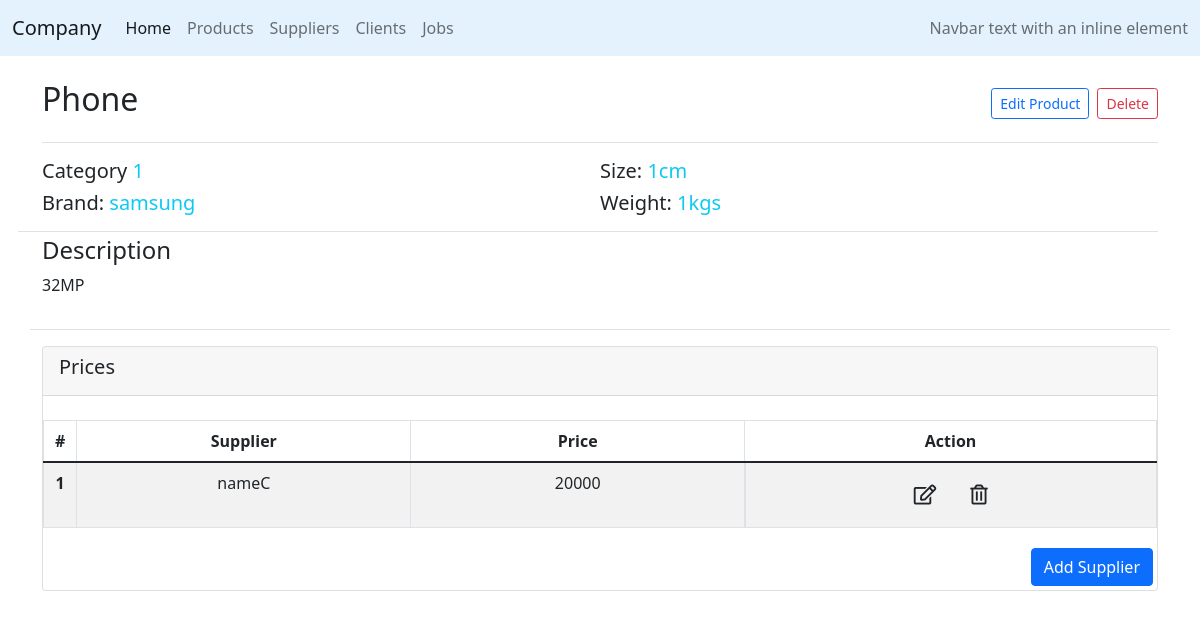
The app's page /company/products/2, older data.
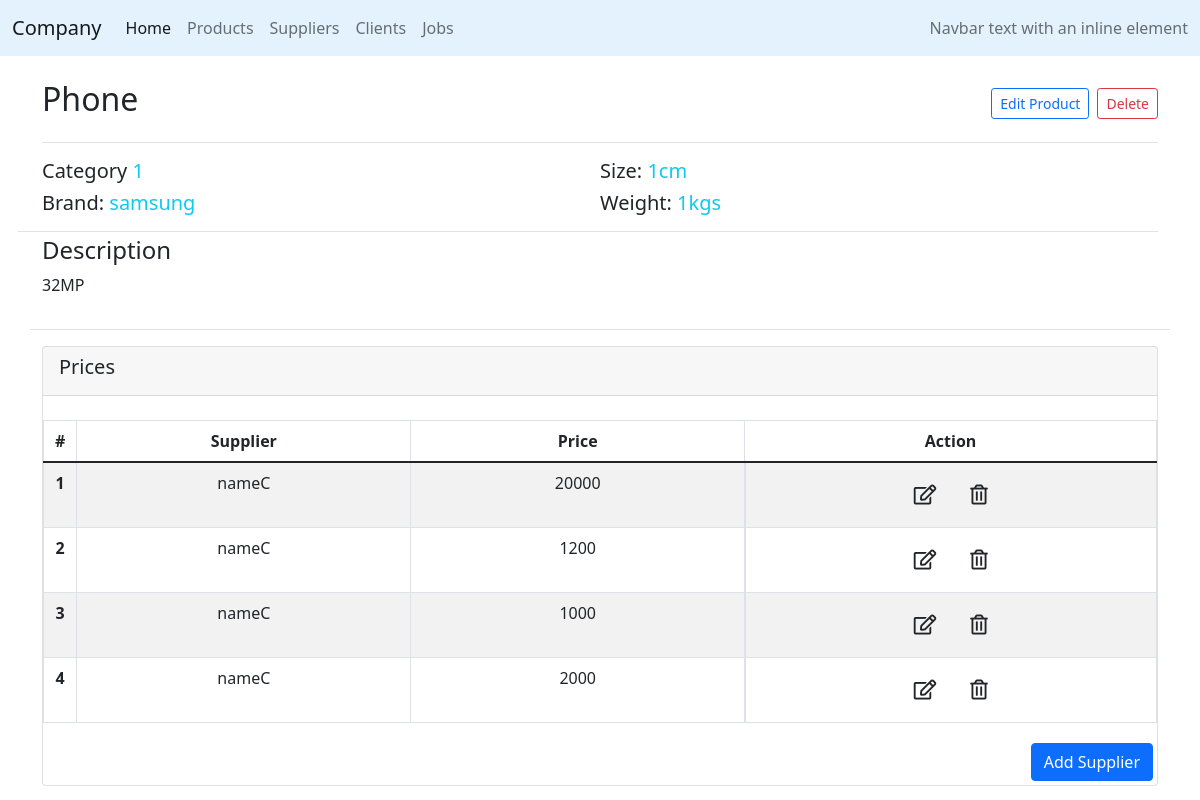
The same page, newer data.
### company/models.py (models this page shows, shortened)
class Product(models.Model):
    id = models.BigAutoField(primary_key=True)
    category = models.IntegerField()
    nameP = models.CharField(max_length=64)
    brand = models.CharField(max_length=64)
    size = models.IntegerField()
    weight = models.IntegerField()
    description = models.TextField()

class Price(models.Model):
    id = models.BigAutoField(primary_key=True)
    price = models.IntegerField()
    product = models.ForeignKey(Product, related_name="productPrice",on_delete=models.CASCADE, blank=True, null=True)
    supplier = models.ForeignKey(Supplier,related_name="products", on_delete=models.CASCADE, blank=True, null=True)

class Company(PolymorphicModel):
    id = models.BigAutoField(primary_key=True)
    nameC = models.CharField(max_length=64)
    address = models.IntegerField()
    email = models.CharField(max_length=64, default=0)
    contact = models.IntegerField()

### company/views.py (the view, shortened to what this page needs)
# urls.py: path('products/<int:id>', views.productDetail, name='productDetail'),
def productDetail(request,id):
    products = Product.objects.all()
    if products.filter(pk=id).exists():
        product = Product.objects.get(pk=id)
        prices = product.productPrice.all()
        suppliers = Supplier.objects.all()
        if request.method == "GET":
            return render(request, "company/productdetails.html",{
                "product": product,
                "prices":prices,
                "suppliers": suppliers,
                "categories": categories
            })
    else:
        return HttpResponse("Product Does Not exist")

### company/models.py (called while the page is built)
    def __str__(self):
        return f"{self.nameC}"

### company/templates/company/productdetails.html (shortened to what this page needs)
{% extends "company/layout.html"%}
{% block body %}
<div class="container">
    <div class="d-flex justify-content-between border-bottom mt-4 pb-3">
        <div id="name">
            <h2>
                <span  class="pdetail">{{product.nameP}}</span>
            </h2>
        </div>
        <div class="d-flex align-items-center justify-content-between">
            <button class="btn btn-outline-primary btn-sm mx-2" id="editProduct">Edit Product</button>
            <button class="btn btn-outline-danger btn-sm" id="deleteProduct">Delete</button>
        </div>
    </div>
    <div id="productDetails" class="row mt-3 border-bottom">
        <div class="border-bottom col-12 row pb-2">
            <div class="col-md-6">
                <h5>
                    Category
                    <span class="text-info pdetail">{{product.category}}</span>
                </h5>
                <h5>
                    Brand:
                    <span class="text-info pdetail">{{product.brand}}</span>
                </h5>
            </div>
            <div class="col-md-6">
                <h5>
                    Size:
                    <span class="text-info pdetail">{{product.size}}cm</span>
                </h5>
                <h5>
                    Weight:
                    <span class="text-info pdetail">{{product.weight}}kgs</span>
                </h5>
            </div>
        </div>
        <div class="col-12 pt-1">
            <h4>Description</h4>
            <p class="pdetail">{{product.description}}</p>
        </div>
    </div>
     <div class="card mt-3" id="priceSection">
        <div class="card-header">
            <h5>Prices</h5>
        </div>
        <div class="table-responsive mt-4" id="prices">
            <table class="table table-striped table-bordered table-hover">
                <thead>
                  <tr>
                    <th scope="col" style="width:3%" class="text-center">#</th>
                    <th scope="col" style="width:30%" class="text-center">Supplier</th>
                    <th scope="col" style="width:30%" class="text-center">Price</th>
                    <th scope="col" class="text-center">Action</th>
                  </tr>
                </thead>
                <tbody id="pricesTable">
                    {% for price in prices %}
                        <tr id="{{price.id}}">
                            <th scope="row" class="rowCounter text-center"></th>
                            <td class="text-center" >{{price.supplier}}</td>
                            <td class="text-center supplierPrice">{{price.price}}</td>
                            <td class="d-flex justify-content-center">
                                <button id="editButton" class="pr-1 btn btn-lg text-dark" >
                                    <i class="far fa-edit"></i>
                                </button>
                                <button id="deleteButton" class="pl-0 btn btn-lg text-dark">
                                    <i class="far fa-trash-alt"></i>
                                </button>
                            </td>
                        </tr>
                    {% endfor %}
                </tbody>
            </table>
        </div>
        <div class="d-flex flex-row-reverse m-1">
            <button class="btn btn-primary" id="addPrice">Add Supplier</button>
        </div>
    </div>
</div>
{%endblock%}
{% load static %}

### company/templates/company/layout.html (shortened to what this page needs)
{%load static%}
<!DOCTYPE html>
<html lang="en">
<head>
    <link href="{% static 'company/styles.css' %}?{% now 'U' %}" rel="stylesheet" type="text/css" >
    <link href="https://cdn.jsdelivr.net/npm/bootstrap@5.1.3/dist/css/bootstrap.min.css" rel="stylesheet">
    <link rel="stylesheet" href="https://use.fontawesome.com/releases/v5.8.1/css/all.css">
</head>
<body>
    <div>
        <nav class="navbar navbar-expand-lg navbar-light " style="background-color: #e3f2fd;">
            <div class="container-fluid">
              <a class="navbar-brand" href="#">Company</a>
              <div class="collapse navbar-collapse" id="navbarText">
                <ul class="navbar-nav me-auto mb-2 mb-lg-0">
                  <li class="nav-item">
                    <a class="nav-link active" aria-current="page" href="#">Home</a>
                  </li>
                  <li class="nav-item">
                    <a class="nav-link" href="{% url 'company:products' %}">Products</a>
                  </li>
                  <li class="nav-item">
                    <a class="nav-link" href="{% url 'company:suppliers' %}">Suppliers</a>
                  </li>
                  <li class="nav-item">
                    <a class="nav-link" href="{% url 'company:clients' %}">Clients</a>
                  </li>
                  <li class="nav-item">
                    <a class="nav-link" href="{% url 'company:jobs' %}">Jobs</a>
                  </li>
                </ul>
                <span class="navbar-text">
                  Navbar text with an inline element
                </span>
              </div>
            </div>
          </nav>
    </div>
    <div class="body">
      {%block body%}
      {%endblock%}
    </div>
</body>
</html>

### company/static/company/styles.css (style rules this page uses)
table { counter-reset: rowCount; }
.rowCounter::before { counter-increment: rowCount; content: counter(rowCount); }
a { cursor: pointer; }

Row changes from the older to the newer data that the page shows:
added Price: supplier "nameC", price "1200"
added Price: supplier "nameC", price "1000"
added Price: supplier "nameC", price "2000"
